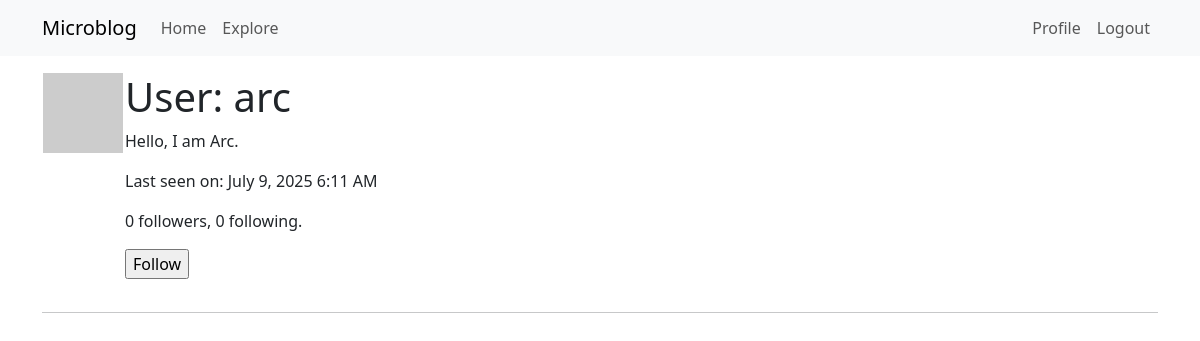
Page /user/arc (signed in) on the earlier database version.
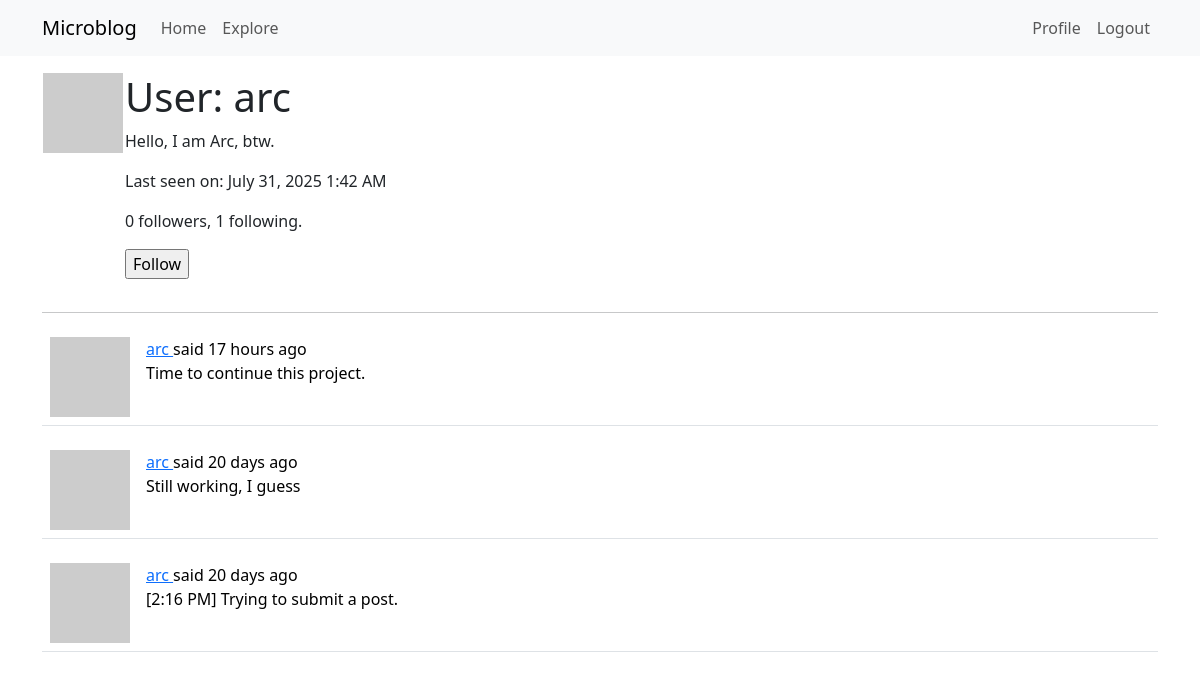
Same page on the later database version.
### app/models.py (models this page shows, shortened)
class User(UserMixin, db.Model):
    id: so.Mapped[int] = so.mapped_column(primary_key = True)
    username: so.Mapped[str] = so.mapped_column(sa.String(64), index=True, unique=True)
    email: so.Mapped[str] = so.mapped_column(sa.String(120), index=True, unique=True)
    password_hash: so.Mapped[Optional[str]] = so.mapped_column(sa.String(256))
    posts: so.WriteOnlyMapped['Post'] = so.relationship(back_populates='author')
    about_me: so.Mapped[Optional[str]] = so.mapped_column(sa.String(140))
    last_seen: so.Mapped[Optional[datetime]] = so.mapped_column(
        default=lambda: datetime.now(timezone.utc))
    def avatar(self, size):
        digest = md5(self.email.lower().encode('utf-8')).hexdigest()
        return f'https://www.gravatar.com/avatar/{digest}?d=identicon&s={size}'
    """
    Both relationships are defined with the so.WriteOnlyMapped type
    > secondary configures the association table that is used for this relationship, which I defined right above this class.
    > primaryjoin indicates the condition that links the entity to the association table. In the following relationship, the user has to match the follower_id attribute of the association table, so the condition reflects that.
    >  The followers.c.follower_id expression references the follower_id column of the association table. In the followers relationship, the roles are reversed, so the user must match the followed_id column.
    > secondaryjoin indicates the condition that links the association table to the user on the other side of the relationship. In the following relationship, the user has to match the followed_id column, and in the followers relationship, the user has to match the follower_id column.
    """
    following: so.WriteOnlyMapped['User'] = so.relationship(
        secondary=followers, primaryjoin=(followers.c.follower_id == id),
        secondaryjoin=(followers.c.followed_id == id),
        back_populates='followers')
    followers: so.WriteOnlyMapped['User'] = so.relationship(
        secondary=followers, primaryjoin=(followers.c.followed_id == id),
        secondaryjoin=(followers.c.follower_id == id),
        back_populates='following')
    """
    The is_following() method performs a query on the following relationship to see if a given user is already included in it. All write-only relationships have a select() method that constructs a query that returns all the elements in the relationship.

    The followers_count() and following_count() methods return the follower and following counts for the user. The sa.select() clause for these queries specify the sa.func.count() function from SQLAlchemy, to indicate that I want to get the result of a function.

    The select_from() clause is then added with the query that needs to be counted. Whenever a query is included as part of a larger query, SQLAlchemy requires the inner query to be converted to a sub-query by calling the subquery() method.
    """
    def is_following(self, user):
        query = self.following.select().where(followers.c.followed_id == user.id)
        return db.session.scalar(query) is not None
    def followers_count(self):
        query = sa.select(sa.func.count()).select_from(
            self.followers.select().subquery()
        )
        return db.session.scalar(query)
    def following_count(self):
        query = sa.select(sa.func.count()).select_from(
            self.following.select().subquery()
        )
        return db.session.scalar(query)
    """
    The select() portion of the query defines the entity that needs to be obtained, which in this case is posts. What I'm doing next is joining the entries in the posts table with the Post.author relationship.

    A join is a database operation that combines rows from two tables, according to a given criteria temporarily. When the join() clause is given a relationship as an argument, SQLAlchemy combines the rows from the left and right sides of the relationship.

    Effectively, what the join above does is create an extended table that provides access to posts, along with information about the author of each post.

    To be able to clearly tell SQLAlchemy how to join all these tables, I need to have a way to refer to users independently as authors and as followers. The so.aliased() calls are used to create two references to the User model that I can use in the query.
    """
    """
    The get_reset_password_token() function returns a JWT token as a string, which is generated directly by the jwt.encode() function.
    The verify_reset_password_token() is a static method, which means that it can be invoked directly from the class.
    """
    def get_reset_password_token(self, expires_in=600):
        return jwt.encode(
            {'reset_password': self.id, 'exp': time() + expires_in},
            app.config['SECRET_KEY'], algorithm='HS256')
    @staticmethod
    def verify_reset_password_token(token):
        try:
            id = jwt.decode(token, app.config['SECRET_KEY'], algorithms=['HS256'])['reset_password']
        except:
            return
        return db.session.get(User, id)

class Post(db.Model):
    id: so.Mapped[int] = so.mapped_column(primary_key=True)
    body: so.Mapped[str] = so.mapped_column(sa.String(140))
    timestamp: so.Mapped[datetime] = so.mapped_column(index=True, default=lambda: datetime.now(timezone.utc))
    user_id: so.Mapped[int] = so.mapped_column(sa.ForeignKey(User.id), index=True)
    author: so.Mapped[User] = so.relationship(back_populates='posts')
    language: so.Mapped[Optional[str]] = so.mapped_column(sa.String(5))

### app/main/routes.py (the view)
@bp.route('/user/<username>')
@login_required
def user(username):
    user = db.first_or_404(sa.select(User).where(User.username == username))
    page = request.args.get('page', 1, type=int)
    query = user.posts.select().order_by(Post.timestamp.desc())
    posts = db.paginate(query, page=page,
                        per_page=current_app.config['POSTS_PER_PAGE'],
                        error_out=False)
    next_url = url_for('main.user', username=user.username,
                       page=posts.next_num) if posts.has_next else None
    prev_url = url_for('main.user', username=user.username,
                       page=posts.prev_num) if posts.has_prev else None
    form = EmptyForm()
    return render_template('user.html', user=user, posts=posts.items,
                           next_url=next_url, prev_url=prev_url, form=form)

### app/main/forms.py
class EmptyForm(FlaskForm):
    submit = SubmitField('Submit')

### app/main/routes.py (called while the page is built)
@bp.before_app_request
def before_request():
    if current_user.is_authenticated:
        current_user.last_seen = datetime.now(timezone.utc)
        db.session.commit()
    g.locale = str(get_locale())

### app/models.py (called while the page is built)
@login.user_loader
def load_user(id):
    return db.session.get(User, int(id))

### app/templates/user.html (shortened to what this page needs)
{% extends 'base.html' %}
{% block content %}
    <table>
        <tr valign='top'>
            <td><img src="{{ user.avatar(128) }}"></td>
            <td>
                <h1>User: {{ user.username }}</h1>
                {% if user.about_me%}<p> {{ user.about_me }}</p> {% endif %}
                {% if user.last_seen %}
                    <p>Last seen on: {{ moment(user.last_seen).format('LLL') }}</p>
                {% endif %}
                <p> {{ user.followers_count() }} followers, {{ user.following_count() }} following.</p>
                {% if user == current_user %}
                    <p><a href="{{url_for('main.edit_profile') }}">Edit your profile</a></p>
                {% elif not current_user.is_following(user) %}
                <p>
                    <form action="{{ url_for('main.follow', username=user.username) }}" method="post">
                        {{ form.submit(value='Follow')}}
                    </form>
                </p>
                {% endif %}
            </td>
        </tr>
    </table>
    <hr>
    {% for post in posts %}
        {% include '_post.html' %}
    {% endfor %}
{% endblock %}

### app/templates/base.html (shortened to what this page needs)
<!doctype html>
<html>
    <head>
        <link
            href="https://cdn.jsdelivr.net/npm/bootstrap@5.3.7/dist/css/bootstrap.min.css" rel="stylesheet"
>
    </head>
    <body>
        <nav class="navbar navbar-expand-lg bg-body-tertiary">
        <div class="container">
            <a class="navbar-brand" href="{{ url_for('main.index') }}">Microblog</a>
            <div class="collapse navbar-collapse" id="navbarSupportedContent">
            <ul class="navbar-nav me-auto mb-2 mb-lg-0">
                <li class="nav-item">
                <a class="nav-link" aria-current="page" href="{{ url_for('main.index') }}">Home</a>
                </li>
                <li class="nav-item">
                <a class="nav-link" aria-current="page" href="{{ url_for('main.explore') }}">Explore</a>
                </li>
            </ul>
            <ul class="navbar-nav mb-2 mb-lg-0">
                {% if current_user.is_anonymous %}
                <li class="nav-item">
                <a class="nav-link" aria-current="page" href="{{ url_for('auth.login') }}">Login</a>
                </li>
                {% else %}
                <li class="nav-item">
                <a class="nav-link" aria-current="page" href="{{ url_for('main.user', username=current_user.username) }}">Profile</a>
                </li>
                <li class="nav-item">
                <a class="nav-link" aria-current="page" href="{{ url_for('auth.logout') }}">Logout</a>
                </li>
                {% endif %}
            </ul>
            </div>
        </div>
        </nav>
        <div class="container mt-3">
            {% block content %}{% endblock %}
        </div>
    </body>
</html>

### app/templates/_post.html (shortened to what this page needs)
    <table class="table table-hover">
        <tr>
            <td width="70px">
                <a href="{{ url_for('main.user', username=post.author.username) }}">
                    <img src="{{ post.author.avatar(70) }}" />
                </a>
            </td>
            <td>
                {{ _('%(username)s said %(when)s',
                    username=user_link, when=moment(post.timestamp).fromNow()) }}
                <br>
                <span id="post{{ post.id }}">{{ post.body }}</span>
            </td>
        </tr>
    </table>

Differences in the rows shown:
changed User "arc": about_me "Hello, I am Arc." → "Hello, I am Arc, btw."; last_seen "July 9, 2025 6:11 AM" → "July 31, 2025 1:42 AM"
added Post: body "Time to continue this project."
added Post: body "Still working, I guess"
added Post: body "[2:16 PM] Trying to submit a post."
Other differences:
{{ user.following_count() }}: "0" → "1"
